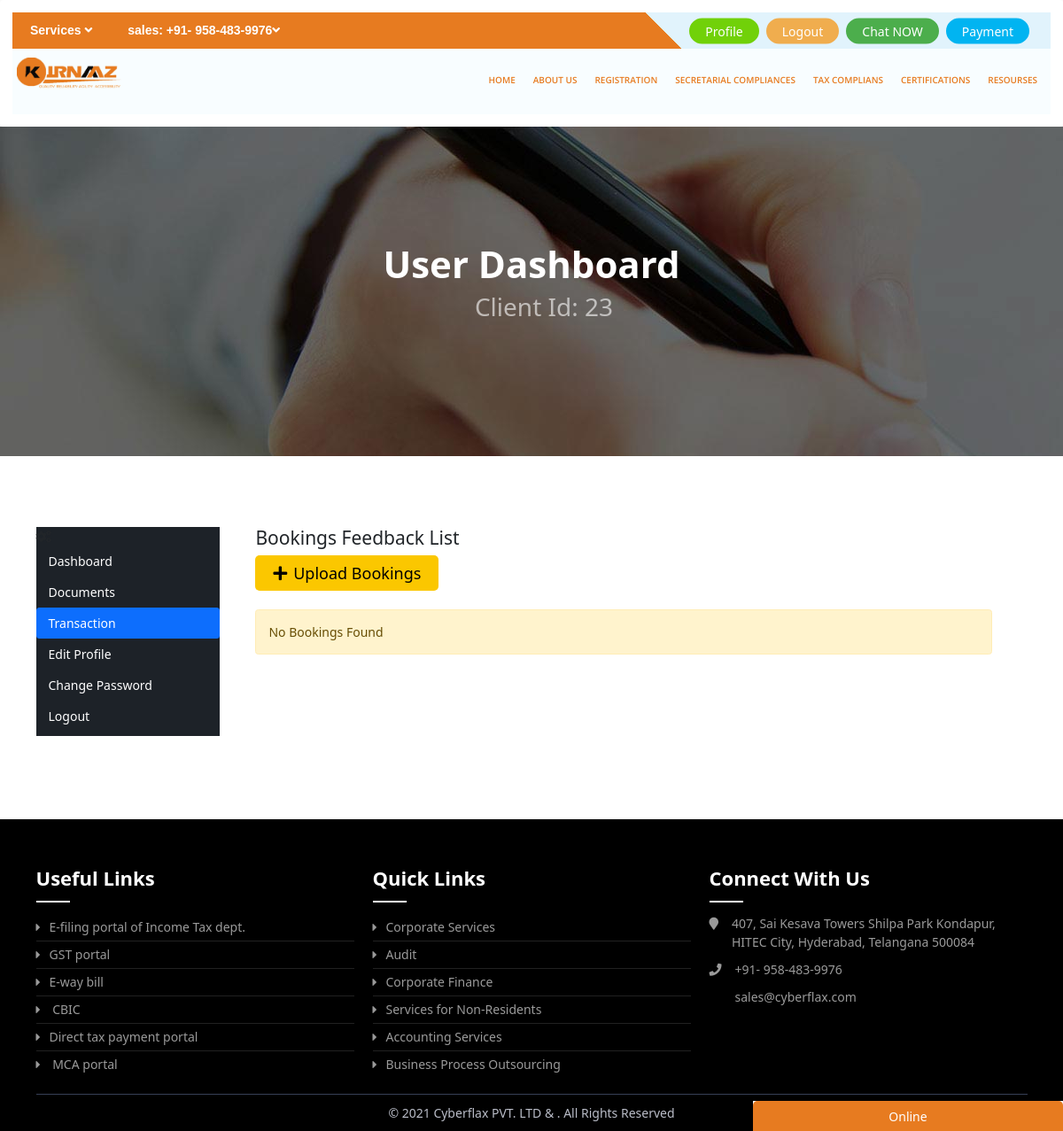
Before: /profile/bookings (signed in) with the older database file.
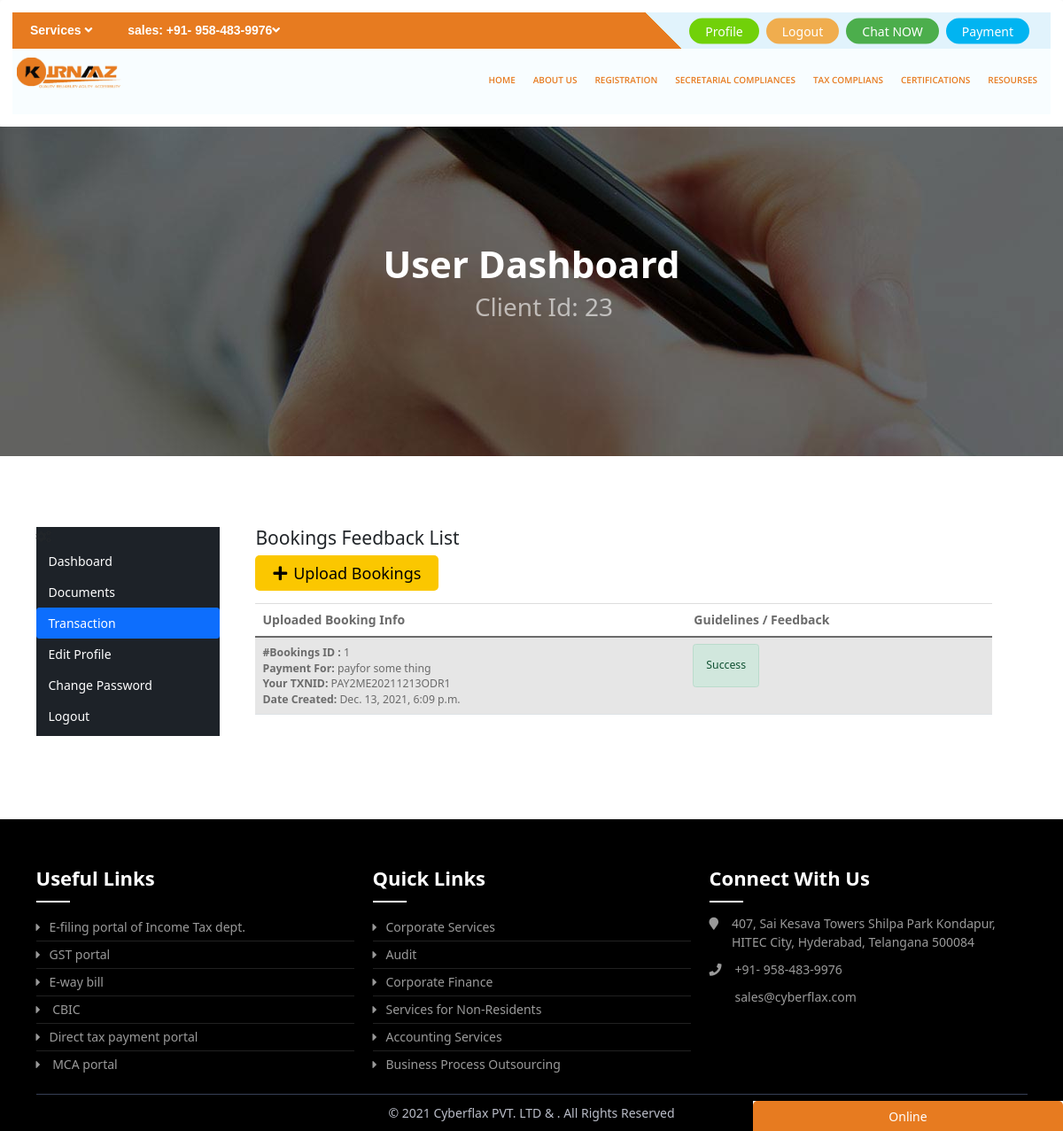
After: the same page with the newer database file.
### othernavs/models.py (models this page shows, shortened)
class Registration(models.Model):
    title = models.CharField(max_length=50)
    slug = models.SlugField(blank=True)

### Home/models.py (models this page shows, shortened)
class Payments(models.Model):
    order_id = models.CharField(unique=True, max_length=100, null=True, blank=True, verbose_name="Payments")
    payreq = models.ForeignKey(makepaymentrequest,on_delete=models.SET_NULL,null=True)
    ammount = models.FloatField()
    user = models.ForeignKey(User, on_delete=models.CASCADE)
    order_date = models.DateTimeField(auto_now_add=True)
    status = models.CharField(max_length=50,default='pending')
    other_data = models.CharField(max_length=1000,default="nodata")

### dashboard/models.py (models this page shows)
class makepaymentrequest(models.Model):
    user = models.ForeignKey(User,on_delete=models.SET_NULL,null=True)
    reason = models.CharField(max_length=100)
    ammount = models.FloatField()
    status = models.CharField(max_length=20,default="pending")

### Home/views.py (the view)
# urls.py: path('profile/bookings', views.bookings, name="bookings"),
@login_required(login_url='memberlogin')
def bookings(request):
    res= {}
    res['title'] = "Profile"
    res['booking'] = Payments.objects.filter(user=request.user.id)
    return render(request,'bookings.html',res)

### templates/bookings.html (shortened to what this page needs)
{% extends 'profilebase.html' %}
{% block pbody %}
<div class="dashboard-form-wrapper">
                                                    <div class="header-wrapp">
                                                        <h4 class="header-title">Bookings Feedback List </h4>
                                                        <div class="header-title">
                                                            <button type="submit" style="padding: 0px 20px; font-size: 18px; height: 40px; line-height: 30px; border: none; border-radius: 5px; background: #fbc700;" class="btn btn-info" data-toggle="modal" data-target="#upload"><i class="fas fa-plus mr-2"></i>Upload
                                                                Bookings</button>
                                                        </div>
                                                    </div>
                                                    {% if booking %}
                                                    <div class="table-responsive mt-3">
                                                        <table class="table table-striped">
                                                            <thead>
                                                                <tr>
                                                                    <th scope="col">Uploaded Booking Info</th>
                                                                    <th scope="col">Guidelines / Feedback</th>
                                                                </tr>
                                                            </thead>
                                                            <tbody>
                                                            {% for doc in booking %}
                                                                <tr>
                                                                    <th scope="row">
                                                                        <div class="user-dahsboard-order-info-wrap">
                                                                            <small class="d-block"><strong>#Bookings
                                                                                    ID :</strong> {{doc.id}}</small>
                                                                            <small class="d-block"><strong>Payment
                                                                                    For:</strong> {{doc.payreq.reason}}</small>
                                                                            <small class="d-block"><strong>Your
                                                                                    TXNID:</strong> {{doc.order_id}}
                                                                            </small>
                                                                            <small class="d-block"><strong>Date
                                                                                    Created:</strong> {{doc.order_date}}</small>
                                                                        </div>
                                                                    </th>
                                                                    <td>
                                                                        <div class="user-dahsboard-order-info-wrap">
                                                                            <small class="d-block">
                                                                            {% if doc.status == 'Success' %}
                                                                                <span class="alert alert-success text-capitalize alert-sm alert-small d-inline-block">{{doc.status}}</span>
                                                                            {% endif %}
                                                                            </small>
                                                                        </div>
                                                                    </td>
                                                                </tr>
                                                                {% endfor %}
                                                            </tbody>
                                                        </table>
                                                    </div>
                                                    {% else %}
                                                    <div class="alert alert-warning my-4">No Bookings Found</div>
                                                    {% endif %}
                                                </div>
{% endblock %}

### templates/profilebase.html (shortened to what this page needs)
{% extends 'basic.html' %}
{% load static %}
{% block content %}
        <div class="dashboard-page">
            <body data-new-gr-c-s-check-loaded="14.1024.0" data-gr-ext-installed="">
                <div class="breadcrumb-area" style='    background-image: url({% static 'images/bg-landing.jpg'%});'>
                    <div class="container">
                        <div class="row">
                            <div class="col-lg-12">
                                <div class="breadcrumb-inner">
                                    <h2 class="page-title"> User Dashboard
                                    </h2>
                                    <ul class="page-list">
                                      <h2> Client Id: {{request.user.id}}</h2>
                                    </ul>
                                </div>
                            </div>
                        </div>
                    </div>
                </div>
                <section class="login-page-wrapper">
                    <div class="container">
                        <div class="row ">
                            <div class="col-lg-12">
                                <div class="user-dashboard-wrapper">
                                    <ul class="nav nav-pills mb-3" id="pills-tab" role="tablist">
                                        <li class="mobile_nav">
                                            <i class="fa fa-cogs"></i>
                                        </li>
                                        <li class="nav-item">{% url 'profile' as profile %}
                                            <a class="nav-link  {% if request.path == profile %}active{% endif %} " href="{{profile}}">Dashboard</a>
                                        </li>
                                        <li class="nav-item">{% url 'documents' as documents %}
                                            <a class="nav-link {% if request.path == documents %}active{% endif %}" href="{{documents}}">Documents</a>
                                        </li>
                                        <li class="nav-item">
                                        {% url 'bookings' as ubooking %}
                                            <a class="nav-link {% if request.path == ubooking %}active{% endif %}" href="{{ubooking}}">Transaction</a>
                                        </li>
                                        <li class="nav-item">{% url 'editprofile' as editprofile %}
                                            <a class="nav-link {% if request.path == editprofile %}active{% endif %}" href="{{editprofile}}">Edit
                                                Profile</a>
                                        </li>
                                        <li class="nav-item">{% url 'changepass' as changepass %}
                                            <a class="nav-link  {% if request.path == changepass %}active{% endif %}" href="{{changepass}}">Change
                                                Password</a>
                                        </li>
                                        <li class="nav-item">
                                            <a class="nav-link" href="{% url 'logout' %}">Logout
                                            </a>
                                        </li>
                                    </ul>
                                    <div class="tab-content" style="width: 100%;">
                                    {% block pbody %}{% endblock %}
                                    </div>
                                </div>
                            </div>
                        </div>
                    </div>
                </section>
{% endblock %}

### templates/basic.html (shortened to what this page needs)
{% load static %}
<!DOCTYPE html>
<html lang="en">
<head>
  <link rel="stylesheet" href="https://maxcdn.bootstrapcdn.com/bootstrap/4.5.2/css/bootstrap.min.css">
  <link rel="stylesheet" href="/static/assets/backend/css/fontawesome-iconpicker.min.css">
    <link rel="stylesheet" href="/static/assets/backend/css/fontawesome.min.css">
  <link rel="stylesheet" href="https://cdnjs.cloudflare.com/ajax/libs/slick-carousel/1.8.1/slick-theme.min.css"
 />
  <link rel="stylesheet" href="https://cdnjs.cloudflare.com/ajax/libs/slick-carousel/1.8.1/slick.min.css"
 />
  <link rel="stylesheet" href="https://cdnjs.cloudflare.com/ajax/libs/font-awesome/4.7.0/css/font-awesome.css"
 />
  <link rel="stylesheet" href="https://maxcdn.bootstrapcdn.com/bootstrap/4.5.2/css/bootstrap.min.css">
  <link rel="stylesheet" href="https://cdnjs.cloudflare.com/ajax/libs/font-awesome/4.7.0/css/font-awesome.min.css">
  <link rel="stylesheet" href="https://cdnjs.cloudflare.com/ajax/libs/font-awesome/5.15.4/css/all.min.css" /><link rel="stylesheet" href="https://cdnjs.cloudflare.com/ajax/libs/bootstrap/5.1.0/css/bootstrap.min.css" />
  <link rel="stylesheet" href="{% static 'css/main.css' %}">
  <link rel="stylesheet" href="{% static 'css/dashboard.css' %}">
</head>
<body>
  <div class="index-page">
    <div class="chatbox">
      <div class="button" onclick="show()">
        <button class="online">Online</button>
      </div>
    </div>
<link href="https://cdn.jsdelivr.net/npm/bootstrap@5.1.0/dist/css/bootstrap.min.css" rel="stylesheet">
    {% include 'header.html' %}
    {% block content %} {% endblock content%}
 {% include 'footer.html' %}

### templates/header.html (shortened to what this page needs)
{% load static %}
<header class="shadow-lg p-3 	bg-white rounded">
      <div class="top-nav">
        <div class="call"> Services <i class="fa fa-angle-down" aria-hidden="true"></i></div>
        <div class="call">sales: +91- 958-483-9976<i class="fa fa-angle-down" aria-hidden="true"></i></div>
        <div class="right">
          <ul>
          {% if user.is_authenticated %}
            <li><a href="{% url 'profile' %}" style="--color:#71d109">Profile</a></li>
            <li><a href="{% url 'logout' %}" style="--color:#f0ad4e">Logout</a></li>
          {% else %}
            <li><a href="{% url 'memberlogin' %}" style="--color:#f0ad4e">Login</a></li>
            <li><a href="{% url 'membersignup' %}" style="--color:#71d109">Signup</a></li>{% endif %}
            <li><a href="#" style="--color:#4cae4c" onclick="show()">Chat NOW</a></li>
            <li><a href="{% url "payment" %}" style="--color:#01b4f1">Payment</a></li>
          </ul>
        </div>
      </div>
      <div class="nav-bar">
        <div class="logo">
          <img src="{% static 'images/logo.jpeg' %}" alt="">
        </div>
        <nav>
          <ul>
            <li><a href="{% url 'index' %}">Home</a>
            </li>
            <li><a href="{% url 'about' %}">About Us</a>
            </li>
            <li><a href="#">Registration</a>
            </li>
            {% for data in othernavreg %}
            <li ><a href="#">{{data.title}}</a>
            </li>
            {% endfor %}
			 <li ><a href="#">Resourses</a>
			  </li>
          </ul>
        </nav>
      </div>
    </header>

### templates/footer.html (shortened to what this page needs)
{% load static %}
<footer>
      <div class="footer-wrap">
        <div class="container">
          <div class="row">
            <div class="col-md-4 col-sm-6">
              <div class="footer-heading">Useful Links</div>
              <ul class="footer-nav">
                <li><a href="#">E-filing portal of Income Tax dept.</a></li>
                <li><a href="#">GST portal</a></li>
                <li><a href="#">E-way bill</a></li>
                <li><a href="#"> CBIC</a></li>
                <li><a href="#">Direct tax payment portal</a></li>
                <li><a href="#"> MCA portal</a></li>
              </ul>
            </div>
            <div class="col-md-4 col-sm-6 middle">
              <div class="footer-heading">Quick Links</div>
              <ul class="footer-nav">
                <li><a href="#">Corporate Services</a></li>
                <li> <a href="#">Audit</a></li>
                <li><a href="#">Corporate Finance</a></li>
                <li><a href="#">Services for Non-Residents</a></li>
                <li><a href="#">Accounting Services</a></li>
                <li><a href="#">Business Process Outsourcing</a></li>
              </ul>
            </div>
            <div class="col-md-4 col-sm-6">
              <div class="footer-heading">Connect With Us</div>
              <ul class="call-ad">
                <li>
                  <div><i class="fa fa-map-marker"></i><span>407,
                      Sai Kesava Towers Shilpa Park Kondapur,
                      HITEC City, Hyderabad,
                      Telangana 500084</span></div>
                </li>
                <li>
                  <div><i class="fa fa-phone"></i><span>+91- 958-483-9976</span></div>
                </li>
                <li>
                  <div><i class="fa fa-envelope-o"></i><span>sales@cyberflax.com</span></div>
                </li>
              </ul>
            </div>
          </div>
          <div class="footer-service">
            <div class="copyright">© 2021 Cyberflax PVT. LTD &amp; . All Rights Reserved</div>
          </div>
        </div>
      </div>
    </footer>
  </div>
</body>
</html>

Changed rows visible on the page:
added Payments: id "1", payreq.reason "payfor some thing", order_id "PAY2ME20211213ODR1", order_date "Dec. 13, 2021, 6:09 p.m.", status "Success"
Other visible differences:
text no longer shown: "No Bookings Found"
text now shown: "Uploaded Booking Info Guidelines / Feedback"
